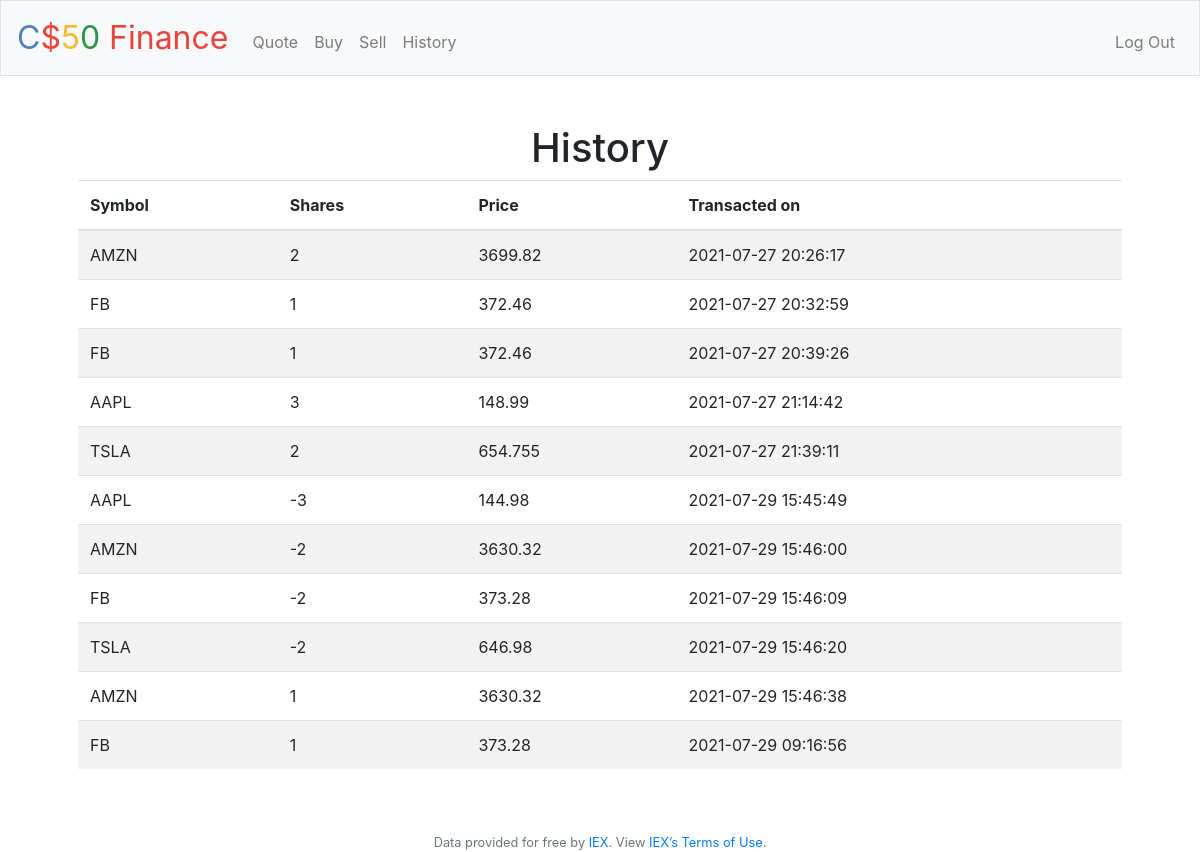
Screenshot of /history (signed in) with the database file from the repository.
### tables this page shows
CREATE TABLE activities (
id INTEGER,
user_id INTEGER NOT NULL,
symbol TEXT NOT NULL,
price NUMERIC NOT NULL,
shares INTEGER NOT NULL,
action TEXT NOT NULL,
cash_before NUMERIC,
cash_after NUMERIC,
date_time TEXT NOT NULL,

PRIMARY KEY (id), FOREIGN KEY(user_id) REFERENCES users(id));

### application.py (the view)
@app.route("/history")
@login_required
def history():
    rows = db.execute("SELECT * FROM activities WHERE user_id = ?", session["user_id"])
    print("==================================")
    print("HISTORY")
    print(rows)
    print("==================================")
    return render_template("/history.html", rows=rows)

### application.py (called while the page is built)
@app.after_request
def after_request(response):
    response.headers["Cache-Control"] = "no-cache, no-store, must-revalidate"
    response.headers["Expires"] = 0
    response.headers["Pragma"] = "no-cache"
    return response

### helpers.py (called while the page is built)
def login_required(f):
    @wraps(f)
    def decorated_function(*args, **kwargs):
        if session.get("user_id") is None:
            return redirect("/login")
        return f(*args, **kwargs)
    return decorated_function

### templates/history.html (shortened to what this page needs)
{% extends "layout.html" %}
{% block main %}
    <h1>History</h1>
    <table class="table table-striped text-left">
        <thead>
            <tr>
                <th>Symbol</th>
                <th>Shares</th>
                <th>Price</th>
                <th>Transacted on</th>
            </tr>
        </thead>
        <tbody>
            {% for row in rows %}
            <tr>
                <td>
                    {{row.symbol}}
                </td>
                <td>
                    {{row.shares}}
                </td>
                <td>
                    {{row.price}}
                </td>
                <td>
                    {{row.date_time}}
                </td>
            </tr>
            {% endfor %}
        </tbody>
    </table>
{% endblock %}

### templates/layout.html (shortened to what this page needs)
<!DOCTYPE html>
<html lang="en">
    <head>
        <link rel="stylesheet" href="https://cdn.jsdelivr.net/npm/bootstrap@4.5.3/dist/css/bootstrap.min.css">
        <link href="/static/styles.css" rel="stylesheet">
    </head>
    <body>
        <nav class="navbar navbar-expand-md navbar-light bg-light border">
            <a class="navbar-brand" href="/">
                <span class="blue">C</span><span class="red">$</span><span class="yellow">5</span><span class="green">0</span> <span class="red">Finance</span></a>
            <div class="collapse navbar-collapse" id="navbar">
                {% if session.user_id %}
                    <ul class="navbar-nav mr-auto mt-2">
                        <li class="nav-item"><a class="nav-link" href="/quote">Quote</a></li>
                        <li class="nav-item"><a class="nav-link" href="/buy">Buy</a></li>
                        <li class="nav-item"><a class="nav-link" href="/sell">Sell</a></li>
                        <li class="nav-item"><a class="nav-link" href="/history">History</a></li>
                    </ul>
                    <ul class="navbar-nav ml-auto mt-2">
                        <li class="nav-item"><a class="nav-link" href="/logout">Log Out</a></li>
                    </ul>
                {% else %}
                    <ul class="navbar-nav ml-auto mt-2">
                        <li class="nav-item"><a class="nav-link" href="/register">Register</a></li>
                        <li class="nav-item"><a class="nav-link" href="/login">Log In</a></li>
                    </ul>
                {% endif %}
            </div>
        </nav>
        <main class="container p-5">
            {% block main %}{% endblock %}
        </main>
        <footer class="small text-center text-muted">
            Data provided for free by <a href="https://iextrading.com/developer">IEX</a>. View <a href="https://iextrading.com/api-exhibit-a/">IEX’s Terms of Use</a>.
        </footer>
    </body>
</html>

### static/styles.css (style rules this page uses)
nav .navbar-brand { font-size: xx-large; }
nav .navbar-brand .blue { color: #537fbe; }
nav .navbar-brand .red { color: #ea433b; }
nav .navbar-brand .yellow { color: #f5b82e; }
nav .navbar-brand .green { color: #2e944b; }
main { overflow-x: auto; text-align: center; }

### rows the page displays
activities: symbol "AMZN", shares "2", price "3699.82", date_time "2021-07-27 20:26:17"
activities: symbol "FB", shares "1", price "372.46", date_time "2021-07-27 20:32:59"
activities: symbol "FB", shares "1", price "372.46", date_time "2021-07-27 20:39:26"
activities: symbol "AAPL", shares "3", price "148.99", date_time "2021-07-27 21:14:42"
activities: symbol "TSLA", shares "2", price "654.755", date_time "2021-07-27 21:39:11"
activities: symbol "AAPL", shares "-3", price "144.98", date_time "2021-07-29 15:45:49"
activities: symbol "AMZN", shares "-2", price "3630.32", date_time "2021-07-29 15:46:00"
activities: symbol "FB", shares "-2", price "373.28", date_time "2021-07-29 15:46:09"
activities: symbol "TSLA", shares "-2", price "646.98", date_time "2021-07-29 15:46:20"
activities: symbol "AMZN", shares "1", price "3630.32", date_time "2021-07-29 15:46:38"
activities: symbol "FB", shares "1", price "373.28", date_time "2021-07-29 09:16:56"
